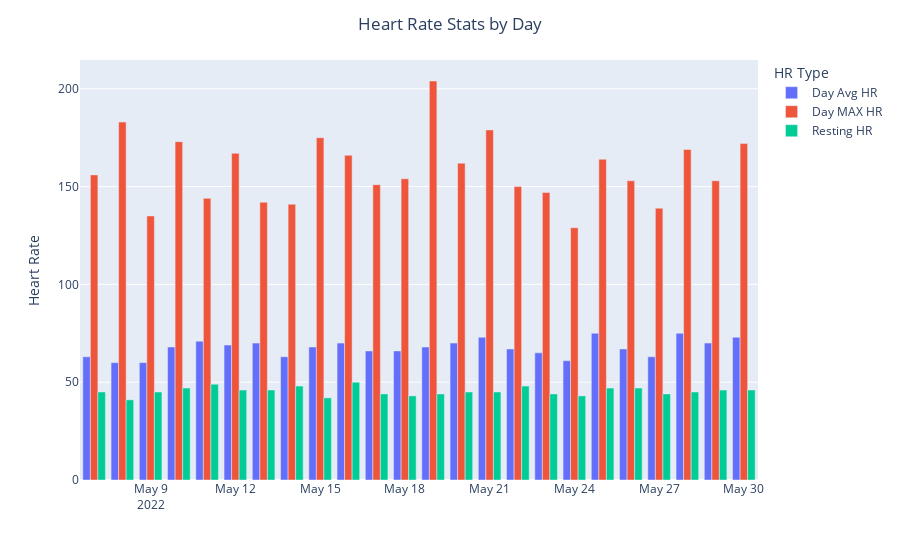

This figure's notebook cell:
### Markdown cell above
### Heart Rate Stats by Day
- Daily Average Heart Rate
- Daily Max Heart Rate
- Daily Resting HR
> hr_breakdown() in VisableWhoop

### Code cell
fig = px.bar(df, x='c_days_start', y=['c_day_avg_heart_rate', 'c_day_max_heart_rate', 'r_resting_heart_rate'], orientation = "v",
    barmode = 'group',)

newnames = {'c_day_avg_heart_rate':'Day Avg HR', 'c_day_max_heart_rate': 'Day MAX HR', 'r_resting_heart_rate':'Resting HR'}
fig.for_each_trace(lambda t: t.update(name = newnames[t.name]))
fig.update_layout(title_text='Heart Rate Stats by Day', title_x=0.5, xaxis_title="", yaxis_title="Heart Rate", legend_title="HR Type")
fig.show()

### Figure 1 — Plotly figure (JSON) as saved in the notebook; plotly's stock layout.template omitted (floating-point values rounded to 4 significant figures)
{"data": [{"alignmentgroup": "True", "hovertemplate": "variable=c_day_avg_heart_rate<br>c_days_start=%{x}<br>value=%{y}<extra></extra>", "legendgroup": "c_day_avg_heart_rate", "marker": {"color": "#636efa", "pattern": {"shape": ""}}, "name": "Day Avg HR", "offsetgroup": "c_day_avg_heart_rate", "orientation": "v", "showlegend": true, "textposition": "auto", "type": "bar", "x": ["2022-05-07T00:00:00", "2022-05-08T00:00:00", "2022-05-09T00:00:00", "2022-05-10T00:00:00", "2022-05-11T00:00:00", "2022-05-12T00:00:00", "2022-05-13T00:00:00", "2022-05-14T00:00:00", "2022-05-15T00:00:00", "2022-05-16T00:00:00", "2022-05-17T00:00:00", "2022-05-18T00:00:00", "2022-05-19T00:00:00", "2022-05-20T00:00:00", "2022-05-21T00:00:00", "2022-05-22T00:00:00", "2022-05-23T00:00:00", "2022-05-24T00:00:00", "2022-05-25T00:00:00", "2022-05-26T00:00:00", "2022-05-27T00:00:00", "2022-05-28T00:00:00", "2022-05-29T00:00:00", "2022-05-30T00:00:00"], "xaxis": "x", "y": [63, 60, 60, 68, 71, 69, 70, 63, 68, 70, 66, 66, 68, 70, 73, 67, 65, 61, 75, 67, 63, 75, 70, 73], "yaxis": "y"}, {"alignmentgroup": "True", "hovertemplate": "variable=c_day_max_heart_rate<br>c_days_start=%{x}<br>value=%{y}<extra></extra>", "legendgroup": "c_day_max_heart_rate", "marker": {"color": "#EF553B", "pattern": {"shape": ""}}, "name": "Day MAX HR", "offsetgroup": "c_day_max_heart_rate", "orientation": "v", "showlegend": true, "textposition": "auto", "type": "bar", "x": ["2022-05-07T00:00:00", "2022-05-08T00:00:00", "2022-05-09T00:00:00", "2022-05-10T00:00:00", "2022-05-11T00:00:00", "2022-05-12T00:00:00", "2022-05-13T00:00:00", "2022-05-14T00:00:00", "2022-05-15T00:00:00", "2022-05-16T00:00:00", "2022-05-17T00:00:00", "2022-05-18T00:00:00", "2022-05-19T00:00:00", "2022-05-20T00:00:00", "2022-05-21T00:00:00", "2022-05-22T00:00:00", "2022-05-23T00:00:00", "2022-05-24T00:00:00", "2022-05-25T00:00:00", "2022-05-26T00:00:00", "2022-05-27T00:00:00", "2022-05-28T00:00:00", "2022-05-29T00:00:00", "2022-05-30T00:00:00"], "xaxis": "x", "y": [156, 183, 135, 173, 144, 167, 142, 141, 175, 166, 151, 154, 204, 162, 179, 150, 147, 129, 164, 153, 139, 169, 153, 172], "yaxis": "y"}, {"alignmentgroup": "True", "hovertemplate": "variable=r_resting_heart_rate<br>c_days_start=%{x}<br>value=%{y}<extra></extra>", "legendgroup": "r_resting_heart_rate", "marker": {"color": "#00cc96", "pattern": {"shape": ""}}, "name": "Resting HR", "offsetgroup": "r_resting_heart_rate", "orientation": "v", "showlegend": true, "textposition": "auto", "type": "bar", "x": ["2022-05-07T00:00:00", "2022-05-08T00:00:00", "2022-05-09T00:00:00", "2022-05-10T00:00:00", "2022-05-11T00:00:00", "2022-05-12T00:00:00", "2022-05-13T00:00:00", "2022-05-14T00:00:00", "2022-05-15T00:00:00", "2022-05-16T00:00:00", "2022-05-17T00:00:00", "2022-05-18T00:00:00", "2022-05-19T00:00:00", "2022-05-20T00:00:00", "2022-05-21T00:00:00", "2022-05-22T00:00:00", "2022-05-23T00:00:00", "2022-05-24T00:00:00", "2022-05-25T00:00:00", "2022-05-26T00:00:00", "2022-05-27T00:00:00", "2022-05-28T00:00:00", "2022-05-29T00:00:00", "2022-05-30T00:00:00"], "xaxis": "x", "y": [45, 41, 45, 47, 49, 46, 46, 48, 42, 50, 44, 43, 44, 45, 45, 48, 44, 43, 47, 47, 44, 45, 46, 46], "yaxis": "y"}], "layout": {"barmode": "group", "legend": {"title": {"text": "HR Type"}, "tracegroupgap": 0}, "margin": {"t": 60}, "title": {"text": "Heart Rate Stats by Day", "x": 0.5}, "xaxis": {"anchor": "y", "domain": [0, 1], "title": {"text": ""}}, "yaxis": {"anchor": "x", "domain": [0, 1], "title": {"text": "Heart Rate"}}}}
